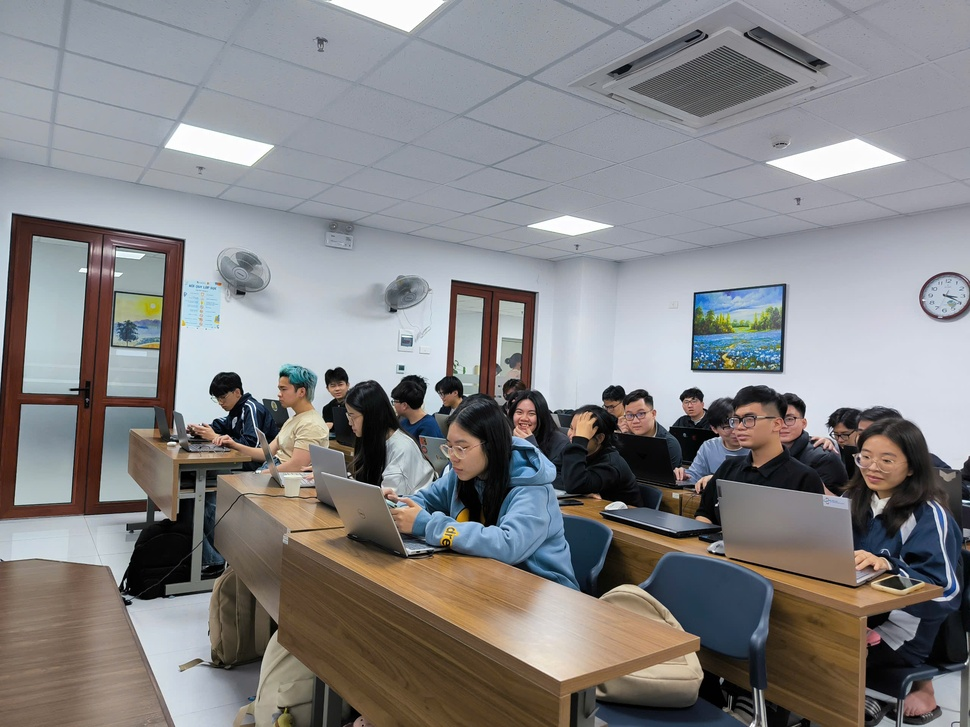
#> input picture img/class2.jpg, 970 x 727 px, shrunk from 2560 x 1920 before the run, found by its file name
$ python full.py
#> lines starting #> are read from the running program, lines starting #| are printed output that depends on the picture
#> in main, img1 is the input picture: shape (727, 970, 3); mean B, G, R 132.6, 131.5, 132.9
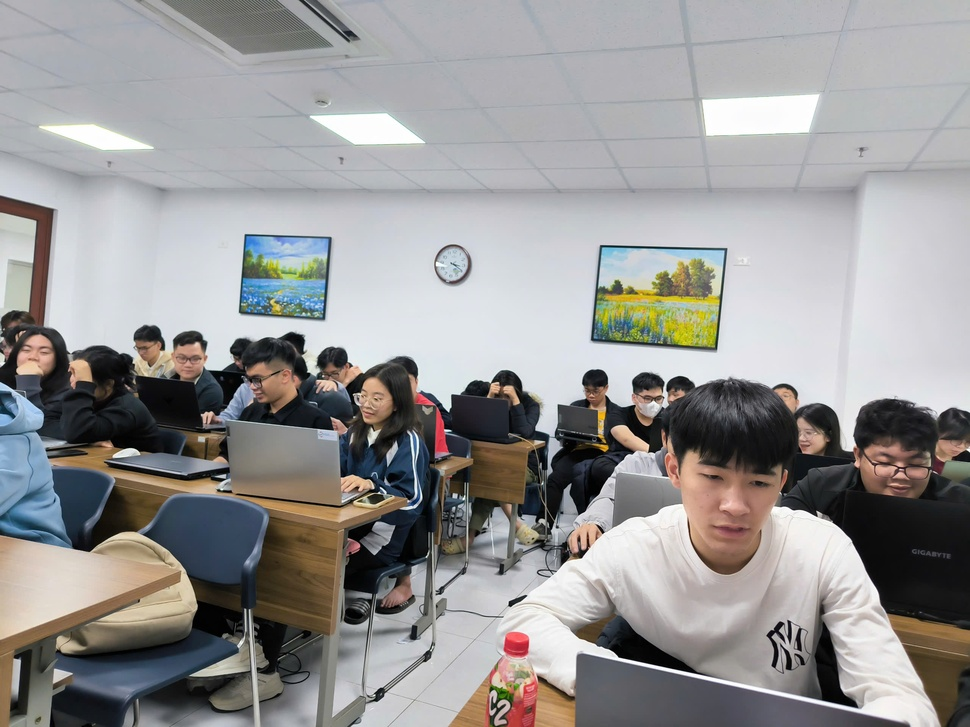
#> input picture img/class1.jpg, 970 x 727 px, shrunk from 2560 x 1920 before the run, found by its file name
#> in main, img2 is the input picture: shape (727, 970, 3); mean B, G, R 149.2, 149.5, 150.8
import cv2
import numpy as np
import matplotlib.pyplot as plt

# Hàm trộn hai ảnh (blending) bằng alpha blending
def blend_images(img1, img2_warped):
    # Tạo mask cho vùng chồng lấn
    mask1 = np.ones_like(img1, dtype=np.float32)
    mask2 = np.zeros_like(img2_warped, dtype=np.float32)

    # Điền mask2 với giá trị 1 ở những vùng có pixel từ img2_warped
    mask2[img2_warped > 0] = 1

    # Tính alpha blending cho vùng chồng lấn
    alpha = 0.5  # Hệ số trộn (có thể điều chỉnh)
    blended = np.zeros_like(img1, dtype=np.float32)

    # Trộn ảnh
    for c in range(img1.shape[2]):  # Lặp qua các kênh màu
        blended[:, :, c] = img1[:, :, c] * (1 - alpha * mask2[:, :, c]) + \
                           img2_warped[:, :, c] * (alpha * mask2[:, :, c])

    return blended.astype(np.uint8)

# Hàm chính để tạo ảnh panorama
def create_panorama(img1, img2):
    # Chuyển ảnh sang ảnh xám
    gray1 = cv2.cvtColor(img1, cv2.COLOR_BGR2GRAY)
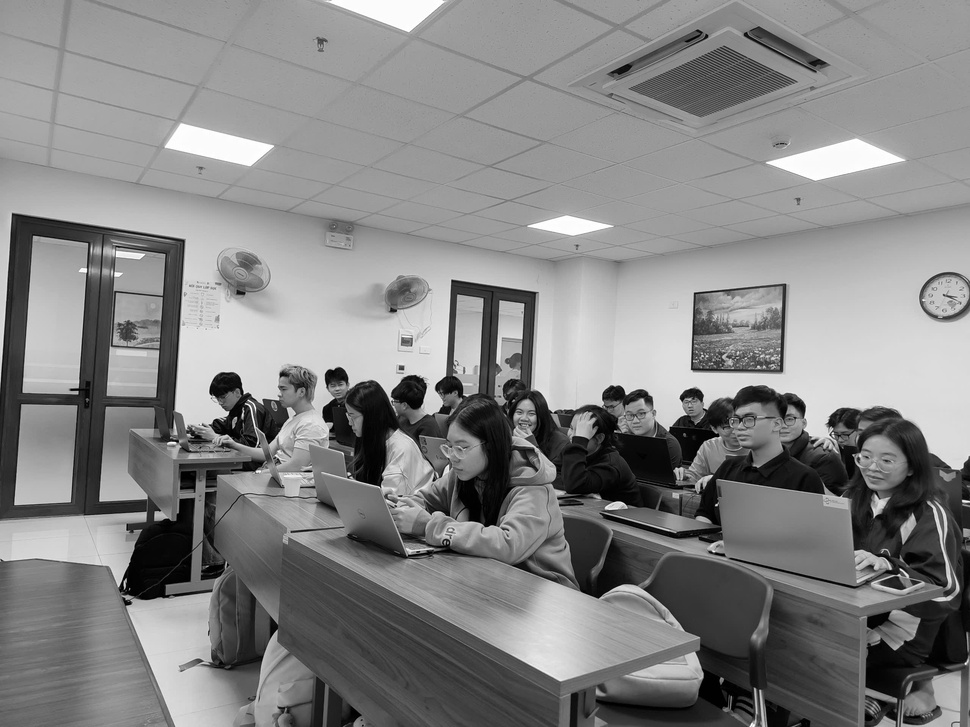
#> gray1: shape (727, 970); min 0, max 255, mean 132.1
    gray2 = cv2.cvtColor(img2, cv2.COLOR_BGR2GRAY)
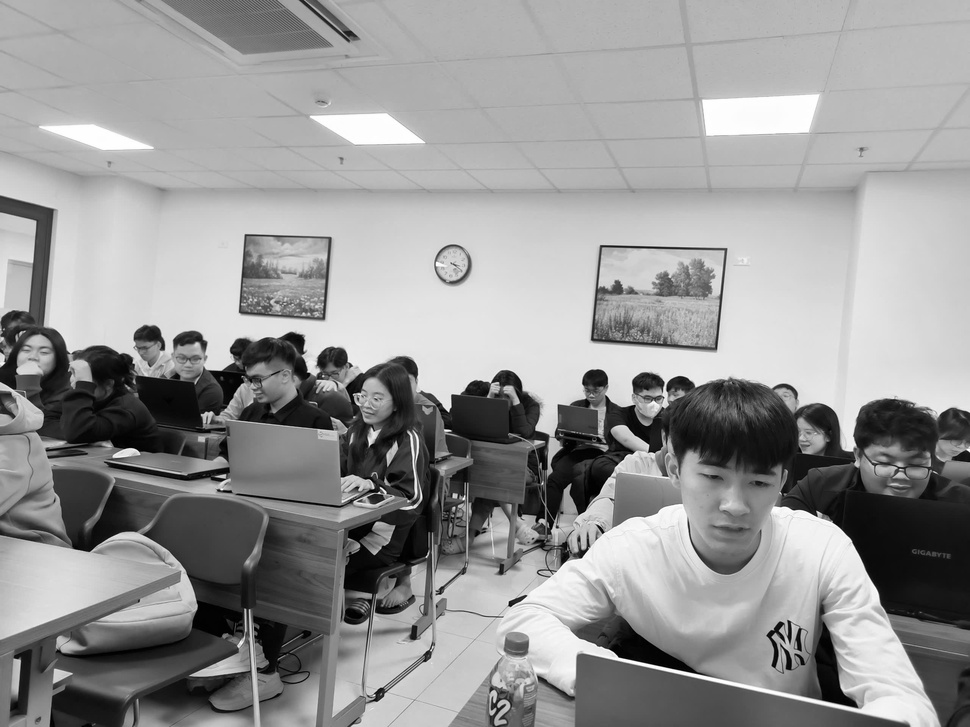
#> gray2: shape (727, 970); min 0, max 255, mean 149.9

    # Tạo đối tượng SIFT để phát hiện điểm đặc trưng
    sift = cv2.SIFT_create()

    # Phát hiện và tính toán các điểm đặc trưng (keypoints) và descriptor
    keypoints1, descriptors1 = sift.detectAndCompute(gray1, None)
#> keypoints1 = 1789 keypoints; strongest (x, y, size): (225, 385, 18.2), (336, 376, 12.4), (963, 501, 2.1), (243, 415, 1.8)
    keypoints2, descriptors2 = sift.detectAndCompute(gray2, None)
#> keypoints2 = 1957 keypoints; strongest (x, y, size): (595, 379, 15), (511, 603, 4.2), (372, 436, 7.7), (603, 532, 2.1)

    # Kiểm tra xem có đủ descriptor để ghép nối không
    if descriptors1 is None or descriptors2 is None:
        raise ValueError("Không tìm thấy điểm đặc trưng trong một hoặc cả hai ảnh!")

    # Tạo đối tượng BFMatcher (Brute-Force Matcher) với khoảng cách L2
    bf = cv2.BFMatcher(cv2.NORM_L2, crossCheck=False)

    # Ghép nối các descriptor
    matches = bf.knnMatch(descriptors1, descriptors2, k=2)
#> matches = 1789 matches

    # Áp dụng kiểm tra tỷ lệ (ratio test) để lọc các cặp ghép nối tốt
    good_matches = []
    for m, n in matches:
        if m.distance < 0.75 * n.distance:  # Tỷ lệ 0.75
            good_matches.append(m)
#> after the loop, good_matches = 202 matches

    # Kiểm tra số lượng cặp ghép nối
    if len(good_matches) < 4:  # Cần ít nhất 4 cặp để tính homography
        raise ValueError(f"Không đủ cặp ghép nối tốt để tính homography (chỉ có {len(good_matches)} cặp)!")

    # Trích xuất tọa độ của các điểm đặc trưng tương ứng
    src_pts = np.float32([keypoints1[m.queryIdx].pt for m in good_matches]).reshape(-1, 1, 2)
#> src_pts = 202 rows, first 8: [13.02, 214.4], [15.25, 216.4], [15.25, 216.4], [17.35, 501.7], [25.44, 228.5], [34.92, 237.8], [134.1, 552.5], [141.4, 533.4]
    dst_pts = np.float32([keypoints2[m.trainIdx].pt for m in good_matches]).reshape(-1, 1, 2)
#> dst_pts = 202 rows, first 8: [558.7, 405.5], [558.7, 405.5], [558.7, 405.5], [27.32, 310.4], [725.4, 249.6], [393.1, 527], [855.4, 543.2], [380, 433.1]

    # Ước lượng ma trận homography H bằng RANSAC
    H, mask = cv2.findHomography(dst_pts, src_pts, cv2.RANSAC, 5.0)
#> H = [[0.333, 0.0459, 460.5], [-0.28, 0.747, 127.6], [-0.000659, -0.000148, 1]]; mask = 202 values, max 1 at index 25, min 0 at index 0, mean 0.51

    # Kiểm tra xem ma trận H có được tính toán thành công không
    if H is None:
        raise ValueError("Không thể ước lượng ma trận homography H. Kiểm tra lại các cặp điểm!")

    # Lấy kích thước của ảnh thứ nhất và thứ hai
    h1, w1 = img1.shape[:2]
#> h1 = 727; w1 = 970
    h2, w2 = img2.shape[:2]
#> h2 = 727; w2 = 970

    # Tính kích thước của ảnh panorama
    # Tọa độ các góc của ảnh thứ hai sau khi biến đổi
    pts = np.float32([[0, 0], [0, h2], [w2, h2], [w2, 0]]).reshape(-1, 1, 2)
#> pts = [[0, 0], [0, 727], [970, 727], [970, 0]]
    dst = cv2.perspectiveTransform(pts, H)
#> dst = [[460.5, 127.6], [553.3, 751.4], [3227.4, 1578.5], [2171.8, -398.6]]
    all_points = np.concatenate((dst, np.float32([[0, 0], [0, h1], [w1, h1], [w1, 0]]).reshape(-1, 1, 2)), axis=0)
#> all_points = [[460.5, 127.6], [553.3, 751.4], [3227.4, 1578.5], [2171.8, -398.6], [0, 0], [0, 727], [970, 727], [970, 0]]

    # Tính kích thước mới của ảnh panorama
    x_min, y_min = np.int32(all_points.min(axis=0).ravel())
#> x_min = 0; y_min = -398
    x_max, y_max = np.int32(all_points.max(axis=0).ravel())
#> x_max = 3227; y_max = 1578
    panorama_w = x_max - x_min
#> panorama_w = 3227
    panorama_h = y_max - y_min
#> panorama_h = 1976

    # Tạo ma trận dịch chuyển để đưa ảnh về gốc tọa độ (0, 0)
    translation_matrix = np.array([[1, 0, -x_min], [0, 1, -y_min], [0, 0, 1]], dtype=np.float32)
#> translation_matrix = [[1, 0, 0], [0, 1, 398], [0, 0, 1]]
    H_adjusted = translation_matrix @ H
#> H_adjusted = [[0.333, 0.0459, 460.5], [-0.542, 0.688, 525.6], [-0.000659, -0.000148, 1]]

    # Biến đổi phối cảnh ảnh thứ hai
    warped_img2 = cv2.warpPerspective(img2, H_adjusted, (panorama_w, panorama_h))
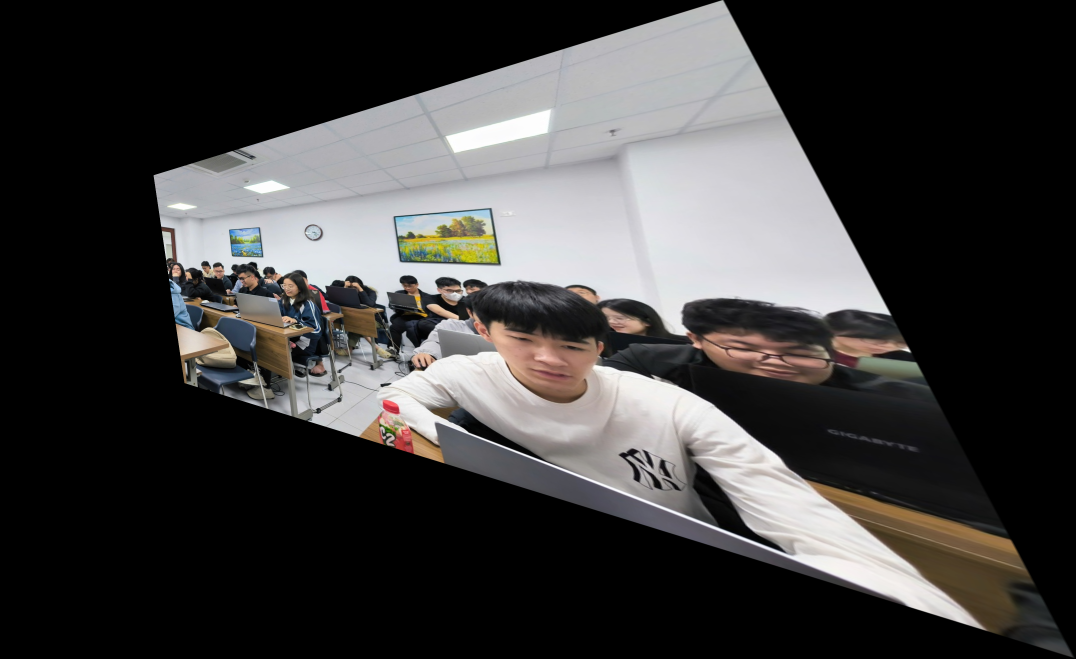
#> warped_img2: shape (1976, 3227, 3) (shown at 1/3 size); mean B, G, R 62.2, 62.7, 64.1

    # Đặt ảnh thứ nhất vào ảnh panorama
    panorama = np.zeros((panorama_h, panorama_w, 3), dtype=np.uint8)
    panorama[-y_min:-y_min+h1, -x_min:-x_min+w1] = img1
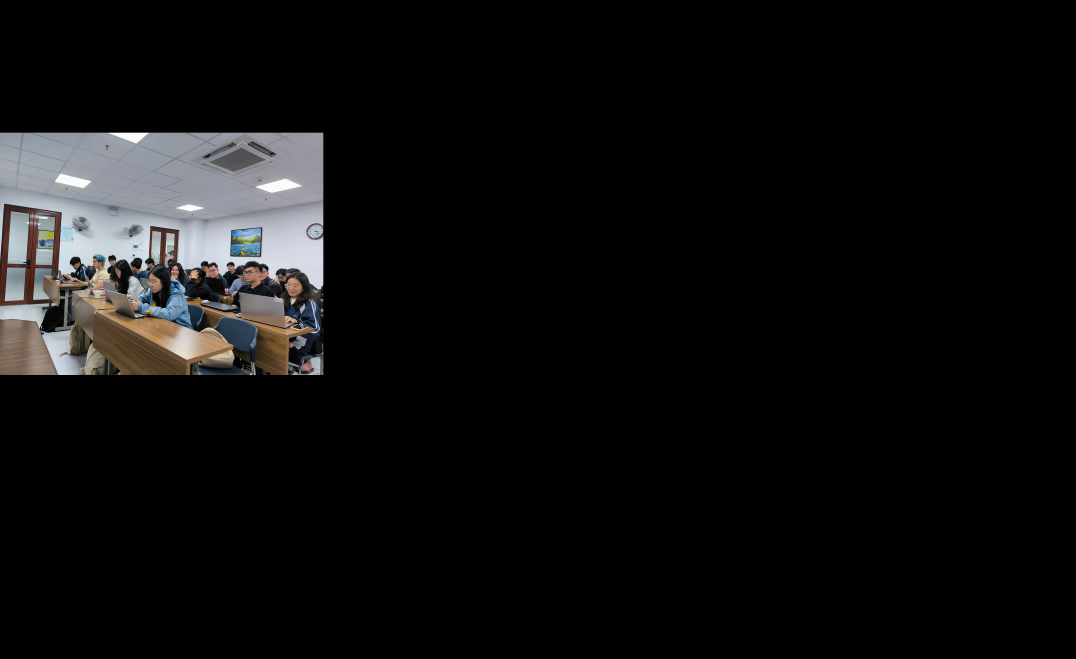
#> panorama: shape (1976, 3227, 3) (shown at 1/3 size); mean B, G, R 14.7, 14.5, 14.7

    # Trộn hai ảnh
    panorama = blend_images(panorama, warped_img2)
#> after the loop in blend_images, `for c in range(img1.shape[2]):`:
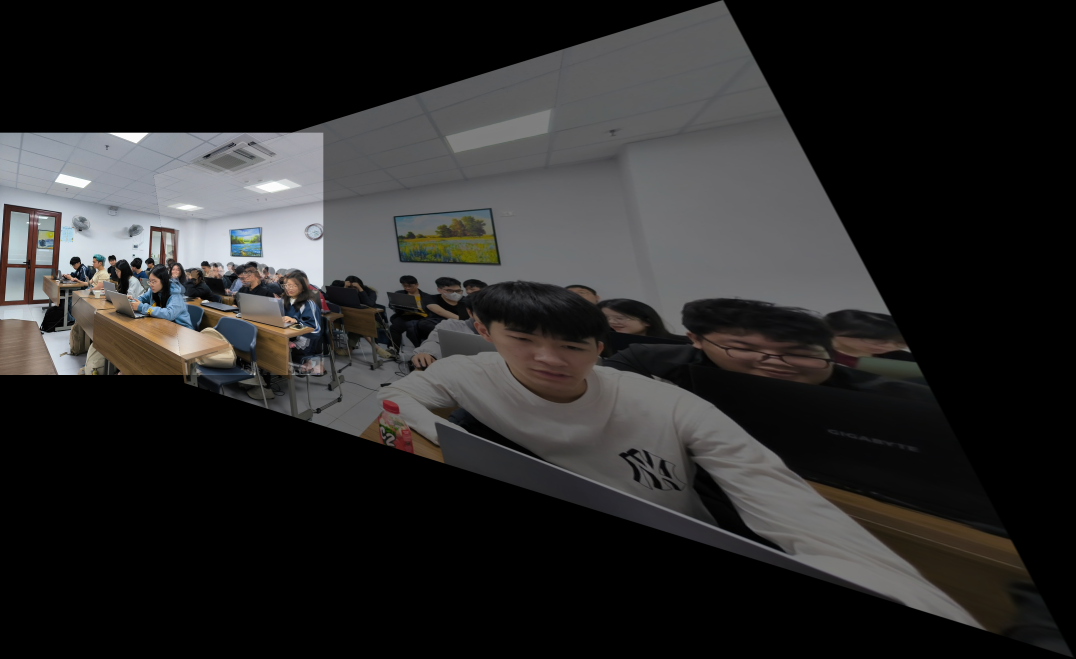
#> blended: shape (1976, 3227, 3) float32 (shown at 1/3 size); mean B, G, R 42.4, 42.8, 43.6

    return panorama, H, len(good_matches)

# Hàm chính để chạy chương trình
def main():
    # Đọc hai ảnh đầu vào
    img1 = cv2.imread('img/class2.jpg')  # Thay 'image1.jpg' bằng đường dẫn ảnh thứ nhất
    img2 = cv2.imread('img/class1.jpg')  # Thay 'image2.jpg' bằng đường dẫn ảnh thứ hai
    if img1 is None or img2 is None:
        raise ValueError("Không thể đọc một hoặc cả hai ảnh. Kiểm tra đường dẫn!")

    try:
        # Tạo ảnh panorama
        panorama, H, num_matches = create_panorama(img1, img2)
#> num_matches = 202

        # Hiển thị kết quả
        plt.figure(figsize=(15, 5))

        # Ảnh thứ nhất
        plt.subplot(131)
        plt.imshow(cv2.cvtColor(img1, cv2.COLOR_BGR2RGB))
        plt.title('Image 1')
        plt.axis('off')

        # Ảnh thứ hai (gốc)
        plt.subplot(132)
        plt.imshow(cv2.cvtColor(img2, cv2.COLOR_BGR2RGB))
        plt.title('Image 2')
        plt.axis('off')

        # Ảnh panorama
        plt.subplot(133)
        plt.imshow(cv2.cvtColor(panorama, cv2.COLOR_BGR2RGB))
        plt.title('Panorama')
        plt.axis('off')

        plt.show()
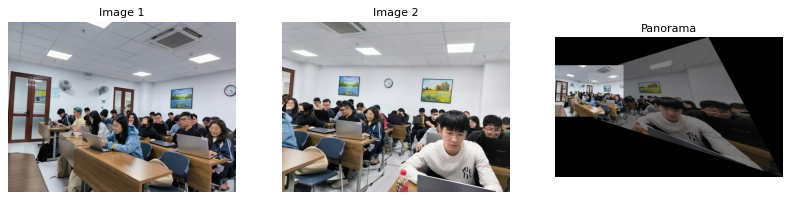
#> figure drawn by matplotlib, 3 panels

        # In thông tin
        print(f"Số lượng cặp ghép nối tốt: {num_matches}")
#| Số lượng cặp ghép nối tốt: 202
        print("Ma trận homography H:")
        print(H)
#| [[ 3.32531522e-01  4.58542174e-02  4.60472404e+02]
#|  [-2.79650323e-01  7.46907527e-01  1.27554140e+02]
#|  [-6.59238029e-04 -1.47988755e-04  1.00000000e+00]]

    except Exception as e:
        print(f"Đã xảy ra lỗi: {str(e)}")

if __name__ == "__main__":
    main()
